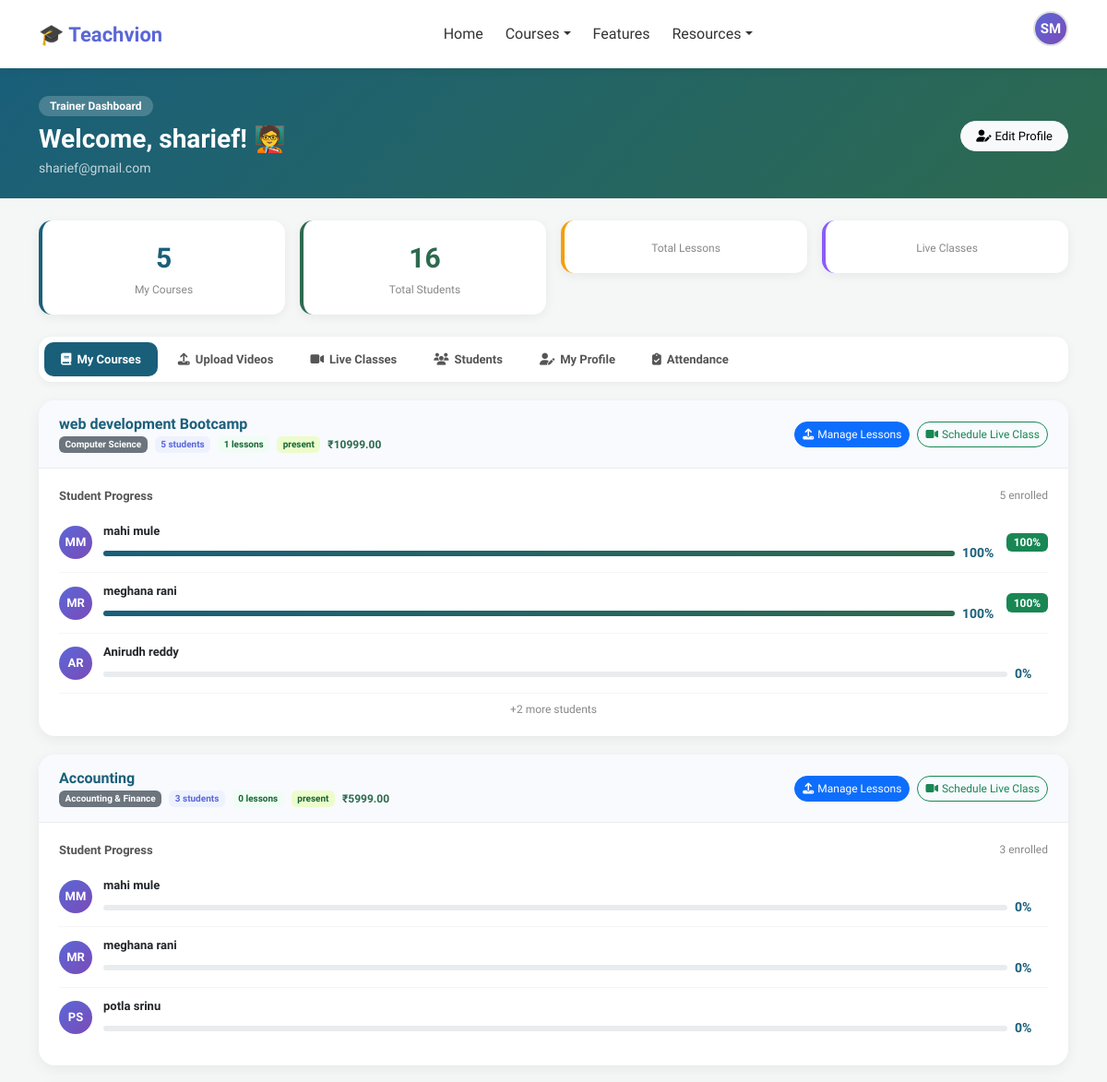
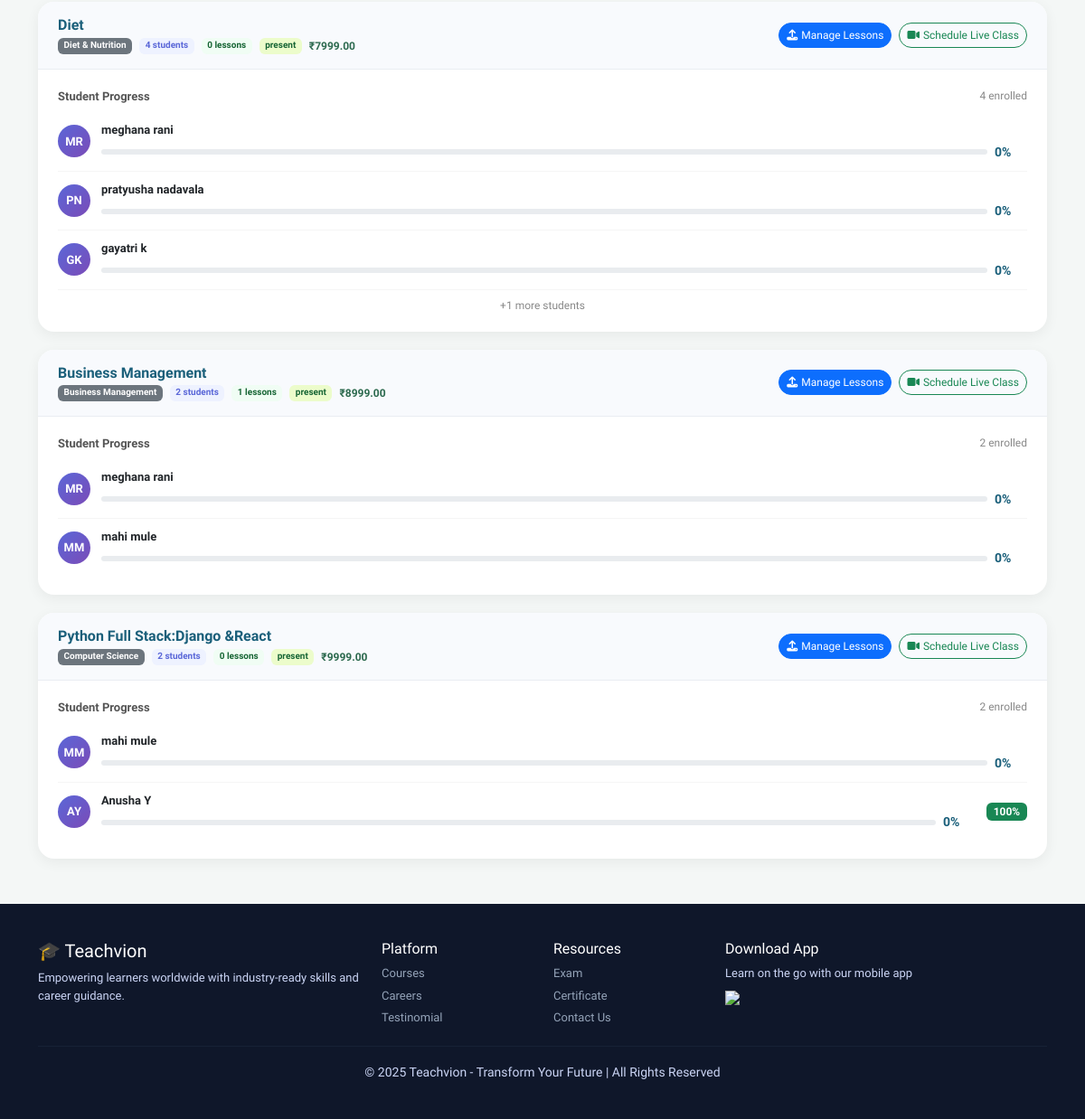
The app's page /dashboard/trainer/ (signed in) with its own data (2 pictures, top to bottom).
### accounts/models.py (models this page shows, shortened)
class CustomUser(AbstractUser):
    ROLE_CHOICES = [
        ('student', 'Student'),
        ('trainer', 'Trainer'),
        ('admin', 'Admin'),
    ]
    email = models.EmailField(unique=True)
    role = models.CharField(max_length=10, choices=ROLE_CHOICES, default='student')
    phone = models.CharField(max_length=15, blank=True)
    profile_pic = models.ImageField(upload_to='profiles/', blank=True, null=True)
    bio = models.TextField(blank=True)
    created_at = models.DateTimeField(auto_now_add=True)
    USERNAME_FIELD = 'email'
    REQUIRED_FIELDS = ['username', 'first_name', 'last_name']
    def get_dashboard_url(self):
        urls = {
            'student': '/dashboard/student/',
            'trainer': '/dashboard/trainer/',
            'admin':   '/dashboard/admin/',
        }
        return urls.get(self.role, '/')

### courses/models.py (models this page shows, shortened)
class Course(models.Model):
    CATEGORY_CHOICES = [
        ('web', 'Web Development'),
        ('java', 'Java Full Stack'),
        ('python', 'Python Full Stack'),
        ('data', 'Data Analytics'),
        ('ai', 'AI/ML'),
        ('accounting', 'Accounting & Finance'),
        ('business', 'Business Management'),
        ('diet', 'Diet & Nutrition'),
        ('computer_science', 'Computer Science'),
    ]
    trainer = models.ForeignKey(
        settings.AUTH_USER_MODEL,
        on_delete=models.SET_NULL,
        null=True, blank=True,
        related_name='courses_taught',
        limit_choices_to={'role': 'trainer'}
    )
    title = models.CharField(max_length=200)
    description = models.TextField()
    category = models.CharField(max_length=20, choices=CATEGORY_CHOICES)
    price = models.DecimalField(max_digits=10, decimal_places=2)
    thumbnail = models.ImageField(upload_to='course_thumbnails/', blank=True, null=True)
    badge = models.CharField(max_length=50, blank=True)
    is_active = models.BooleanField(default=True)
    created_at = models.DateTimeField(auto_now_add=True)
    updated_at = models.DateTimeField(auto_now=True)

### exams/models.py (models this page shows, shortened)
class ExamAttempt(models.Model):
    student = models.ForeignKey(
        settings.AUTH_USER_MODEL, on_delete=models.CASCADE, related_name='exam_attempts'
    )
    course = models.ForeignKey(Course, on_delete=models.CASCADE, related_name='exam_attempts')
    score = models.PositiveIntegerField(default=0)
    total_questions = models.PositiveIntegerField(default=0)
    percentage = models.FloatField(default=0.0)
    passed = models.BooleanField(default=False)          # >= 50%
    eligible_for_partner = models.BooleanField(default=False)  # >= 70%
    attempted_at = models.DateTimeField(auto_now_add=True)

### dashboard/views.py (the view)
        def wrapper(request, *args, **kwargs):
            if not request.user.is_authenticated:
                return redirect('login')
            if request.user.role not in roles:
                messages.error(request, "Access denied.")
                return redirect('index')
            return view_func(request, *args, **kwargs)

### dashboard/views.py (called while the page is built)
def role_required(*roles):
    def decorator(view_func):
        def wrapper(request, *args, **kwargs):
            if not request.user.is_authenticated:
                return redirect('login')
            if request.user.role not in roles:
                messages.error(request, "Access denied.")
                return redirect('index')
            return view_func(request, *args, **kwargs)
        wrapper.__name__ = view_func.__name__
        return wrapper
    return decorator

### dashboard/templates/trainer_dashboard.html (shortened to what this page needs)
{% extends 'base.html' %}
{% load static %}
{% block content %}
<div class="dash-header">
  <div class="container">
    <div class="d-flex justify-content-between align-items-center flex-wrap gap-3">
      <div>
        <span style="background:rgba(255,255,255,.2);color:white;padding:4px 12px;border-radius:20px;font-size:12px;font-weight:600;">Trainer Dashboard</span>
        <h3 class="mt-2 mb-1 fw-bold">Welcome, {{ trainer.first_name }}! 🧑‍🏫</h3>
        <p class="mb-0 opacity-75" style="font-size:14px;">{{ trainer.email }}</p>
      </div>
      <div class="d-flex gap-2">
        <a href="{% url 'profile' %}" class="btn btn-light rounded-pill px-3" style="font-size:13px;">
          <i class="fas fa-user-edit me-1"></i>Edit Profile
        </a>
      </div>
    </div>
  </div>
</div>
<div class="container my-4">
  <div class="row g-3 mb-4">
    <div class="col-6 col-md-3">
      <div class="stat-card">
        <div class="number">{{ total_courses }}</div>
        <div class="label">My Courses</div>
      </div>
    </div>
    <div class="col-6 col-md-3">
      <div class="stat-card" style="border-color:#2d6a4f;">
        <div class="number" style="color:#2d6a4f;">{{ total_students }}</div>
        <div class="label">Total Students</div>
      </div>
    </div>
    <div class="col-6 col-md-3">
      <div class="stat-card" style="border-color:#f59e0b;">
        <div class="label">Total Lessons</div>
      </div>
    </div>
    <div class="col-6 col-md-3">
      <div class="stat-card" style="border-color:#8b5cf6;">
        <div class="label">Live Classes</div>
      </div>
    </div>
  </div>
  <div class="trainer-nav">
    <button class="t-tab active" onclick="switchTab('courses',this)">
      <i class="fas fa-book"></i>My Courses
    </button>
    <button class="t-tab" onclick="switchTab('upload',this)">
      <i class="fas fa-upload"></i>Upload Videos
    </button>
    <button class="t-tab" onclick="switchTab('live',this)">
      <i class="fas fa-video"></i>Live Classes
    </button>
    <button class="t-tab" onclick="switchTab('students',this)">
      <i class="fas fa-users"></i>Students
    </button>
    <button class="t-tab" onclick="switchTab('profile',this)">
      <i class="fas fa-user-edit"></i>My Profile
    </button>
     <button class="t-tab" onclick="switchTab('attendance',this)" id="attTabBtn">
      <i class="fas fa-clipboard-check"></i>Attendance
    </button>
  </div>
  <div id="panel-courses" class="panel active">
    {% if courses_data %}
      {% for item in courses_data %}
      <div class="course-card-t">
        <div class="ch">
          <div>
            <h6 class="fw-bold mb-1" style="color:#1a5f7a;">{{ item.course.title }}</h6>
            <div class="d-flex gap-2 flex-wrap">
              <span class="badge bg-secondary" style="font-size:10px;">{{ item.course.get_category_display }}</span>
              <span class="badge" style="background:#eef2ff;color:#5a67d8;font-size:10px;">{{ item.student_count }} students</span>
              <span class="badge" style="background:#f0fdf4;color:#166534;font-size:10px;">{{ item.lesson_count }} lessons</span>
              <span class="badge" style="background:#ecfccb;color:#166534;font-size:10px;">{{ item.attendance_students }} present</span>
              <span style="font-size:12px;color:#2d6a4f;font-weight:700;">₹{{ item.course.price }}</span>
            </div>
          </div>
          <div class="d-flex gap-2 flex-wrap">
            <a href="{% url 'upload_lesson' item.course.id %}" class="btn btn-sm btn-primary rounded-pill" style="font-size:12px;">
              <i class="fas fa-upload me-1"></i>Manage Lessons
            </a>
            <a href="{% url 'schedule_live_class' item.course.id %}" class="btn btn-sm btn-outline-success rounded-pill" style="font-size:12px;">
              <i class="fas fa-video me-1"></i>Schedule Live Class
            </a>
          </div>
        </div>
        <div class="cb">
          {% if item.students %}
          <div class="d-flex justify-content-between mb-2">
            <span style="font-size:13px;font-weight:600;color:#555;">Student Progress</span>
            <span style="font-size:12px;color:#888;">{{ item.student_count }} enrolled</span>
          </div>
          {% for s in item.students|slice:":3" %}
          <div class="student-row">
            <div class="s-avatar">{{ s.student.first_name|first|upper }}{{ s.student.last_name|first|upper }}</div>
            <div style="flex:1;">
              <div style="font-size:13px;font-weight:600;">{{ s.student.get_full_name }}</div>
              <div class="d-flex align-items-center gap-2 mt-1">
                <div class="mini-prog-bg">
                  <div class="mini-prog-fill" style="width:{{ s.progress }}%;"></div>
                </div>
                <small style="color:#1a5f7a;font-weight:700;min-width:36px;">{{ s.progress }}%</small>
              </div>
            </div>
            {% if s.exam_attempt %}
            <span class="badge {% if s.exam_attempt.passed %}bg-success{% else %}bg-danger{% endif %}">
              {{ s.exam_attempt.percentage|floatformat:0 }}%
            </span>
            {% endif %}
          </div>
          {% endfor %}
          {% if item.student_count > 3 %}
          <div style="font-size:12px;color:#888;text-align:center;margin-top:8px;">
            +{{ item.student_count|add:"-3" }} more students
          </div>
          {% endif %}
          {% else %}
          <div style="text-align:center;padding:20px;color:#aaa;">
            <i class="fas fa-users fa-2x mb-2"></i><br>
            No students enrolled yet.
          </div>
          {% endif %}
        </div>
      </div>
      {% endfor %}
    {% else %}
      <div class="text-center py-5 bg-white rounded-4 shadow-sm">
        <i class="fas fa-chalkboard-teacher fa-3x text-muted mb-3"></i>
        <h5>No courses assigned yet</h5>
        <p class="text-muted">Contact the admin to get courses assigned to you.</p>
      </div>
    {% endif %}
  </div>
</div>
{% endblock %}

### courses/templates/base.html (shortened to what this page needs)
{% load static %}
<!DOCTYPE html>
<html lang="en">
<head>
  <link rel="stylesheet" href="{% static 'css/style.css' %}">
  <link href="https://cdn.jsdelivr.net/npm/bootstrap@5.3.0/dist/css/bootstrap.min.css" rel="stylesheet">
  <link rel="stylesheet" href="https://cdnjs.cloudflare.com/ajax/libs/font-awesome/6.4.0/css/all.min.css">
</head>
<body>
<nav class="navbar navbar-expand-lg">
  <div class="container">
    <a class="logo" href="{% url 'index' %}">🎓 Teachvion</a>
    <div class="collapse navbar-collapse justify-content-center" id="navbarMain">
      <ul class="navbar-nav">
        <li class="nav-item"><a class="nav-link" href="{% url 'index' %}">Home</a></li>
        <li class="nav-item dropdown">
          <a class="nav-link dropdown-toggle" href="#" data-bs-toggle="dropdown">Courses</a>
        </li>
        <li class="nav-item"><a class="nav-link" href="#Features">Features</a></li>
        <li class="nav-item dropdown">
          <a class="nav-link dropdown-toggle" href="#" data-bs-toggle="dropdown">Resources</a>
        </li>
      </ul>
    </div>
    <div class="d-flex align-items-center gap-2">
      {% if user.is_authenticated %}
        <div class="dropdown profile-dropdown">
          <div class="profile-avatar dropdown-toggle" data-bs-toggle="dropdown">
            {% if user.profile_pic %}
              <img src="{{ user.profile_pic.url }}" alt="Profile">
            {% else %}
              {{ user.first_name|first|upper }}{{ user.last_name|first|upper }}
            {% endif %}
          </div>
        </div>
      {% else %}
        <a href="{% url 'login' %}" class="btn btn-login">Log in</a>
        <a href="{% url 'register' %}" class="btn btn-signup">Sign up</a>
      {% endif %}
    </div>
  </div>
</nav>
{% block content %}{% endblock %}
<footer class="footer">
  <div class="container">
    <div class="row">
      <div class="col-md-4">
        <h5>🎓 Teachvion</h5>
        <p>Empowering learners worldwide with industry-ready skills and career guidance.</p>
      </div>
      <div class="col-md-2">
        <h6>Platform</h6>
        <p><a href="{% url 'index' %}#courses">Courses</a></p>
        <p><a href="{% url 'index' %}#jobs">Careers</a></p>
        <p><a href="{% url 'index' %}#testinomial">Testinomial</a></p>
      </div>
      <div class="col-md-2">
        <h6>Resources</h6>
        <p><a href="{% url 'exam' %}">Exam</a></p>
        <p><a href="{% url 'certificate' %}">Certificate</a></p>
        <p><a href="#contact">Contact Us</a></p>
      </div>
      <div class="col-md-4">
        <h6>Download App</h6>
        <p>Learn on the go with our mobile app</p>
        <img src="https://upload.wikimedia.org/wikipedia/commons/7/78/Google_Play_Store_badge_EN.svg" width="130">
      </div>
    </div>
    <hr>
    <div class="text-center">
      <small>© 2025 Teachvion - Transform Your Future | All Rights Reserved</small>
    </div>
  </div>
</footer>
</body>
</html>

### courses/templates/base.html (style rules this page uses)
:root { --primary: #5a67d8; --primary-dark: #4c56c0; --accent: #7b4bb7; --success: #2d6a4f; --bg: #f4f7f6; }
* { font-family: 'Plus Jakarta Sans', sans-serif; }
body { background: var(--bg); margin: 0; }
.navbar { background: white; padding: 12px 0; box-shadow: 0 2px 12px rgba(0,0,0,0.07); position: sticky; top: 0; z-index: 1000; }
.logo { font-size: 22px; font-weight: 800; color: var(--primary); text-decoration: none; }
.nav-link { color: #333 !important; font-weight: 500; margin: 0 4px; }
.profile-dropdown .dropdown-toggle::after { display: none; }
.profile-avatar { width: 38px; height: 38px; border-radius: 50%; background: linear-gradient(135deg, var(--primary), var(--accent)); color: white; font-weight: 700; font-size: 15px; display: flex; align-items: center; justify-content: center; cursor: pointer; border: 2px solid #e0e0e0; }
.footer { background: #0f172a; color: #cbd5f5; padding: 40px 0; margin-top: 50px; }
.footer h5, .footer h6 { color: white; }
.footer p, .footer a { font-size: 13px; margin: 5px 0; }
.footer a { color: #94a3b8; text-decoration: none; }
.footer hr { border-color: #334155; }

### records on screen
CustomUser: first_name|first "S", last_name|first "M", first_name "sharief", email "sharief@gmail.com"
Course: course "web development Bootcamp", course.category "Computer Science", student_count "5", lesson_count "1", course.price "10999.00", student_count|add "2"
CustomUser: student.first_name|first "M", student.last_name|first "M", student.get_full_name "mahi mule", progress "100", exam_attempt.percentage "100", progress "0"
CustomUser: student.first_name|first "M", student.last_name|first "R", student.get_full_name "meghana rani", progress "100", exam_attempt.percentage "100", progress "0"
CustomUser: student.first_name|first "A", student.last_name|first "R", student.get_full_name "Anirudh reddy", progress "0"
Course: course "Accounting", course.category "Accounting & Finance", student_count "3", lesson_count "0", course.price "5999.00"
CustomUser: student.first_name|first "P", student.last_name|first "S", student.get_full_name "potla srinu", progress "0"
Course: course "Diet", course.category "Diet & Nutrition", student_count "4", lesson_count "0", course.price "7999.00", student_count|add "1"
CustomUser: student.first_name|first "P", student.last_name|first "N", student.get_full_name "pratyusha nadavala", progress "0"
CustomUser: student.first_name|first "G", student.last_name|first "K", student.get_full_name "gayatri k", progress "0"
Course: course "Business Management", course.category "Business Management", student_count "2", lesson_count "1", course.price "8999.00"
Course: course "Python Full Stack:Django &React", course.category "Computer Science", student_count "2", lesson_count "0", course.price "9999.00"
CustomUser: student.first_name|first "A", student.last_name|first "Y", student.get_full_name "Anusha Y", progress "0", exam_attempt.percentage "100"

### other values on screen
{{ total_courses }} "5"
{{ total_students }} "16"
